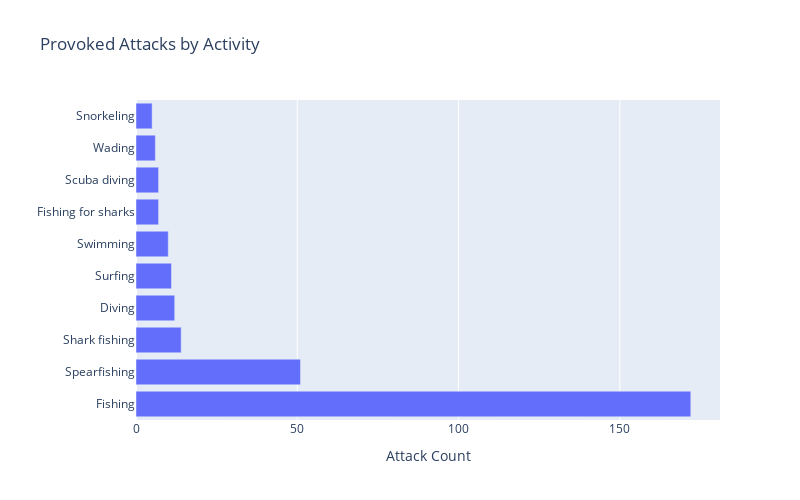

The notebook cell saved with this chart:
### Code cell
prov_activity = sha[sha.Type == 'Provoked'].groupby('Activity')['Activity'].count().sort_values(ascending=False)[:10]

fig = px.bar(prov_activity, x=prov_activity.values, y=prov_activity.index, orientation='h', labels={'index':'','x':'Attack Count'},
            title = 'Provoked Attacks by Activity')
fig.update_layout(height=500, width=800)
fig.show()

### Figure 1 — Plotly figure (JSON) as saved in the notebook; plotly's stock layout.template omitted (floating-point values rounded to 4 significant figures)
{"data": [{"alignmentgroup": "True", "hovertemplate": "Attack Count=%{x}<br>=%{y}<extra></extra>", "legendgroup": "", "marker": {"color": "#636efa", "pattern": {"shape": ""}}, "name": "", "offsetgroup": "", "orientation": "h", "showlegend": false, "textposition": "auto", "type": "bar", "x": [172, 51, 14, 12, 11, 10, 7, 7, 6, 5], "xaxis": "x", "y": ["Fishing", "Spearfishing", "Shark fishing", "Diving", "Surfing", "Swimming", "Fishing for sharks", "Scuba diving", "Wading", "Snorkeling"], "yaxis": "y"}], "layout": {"barmode": "relative", "height": 500, "legend": {"tracegroupgap": 0}, "title": {"text": "Provoked Attacks by Activity"}, "width": 800, "xaxis": {"anchor": "y", "domain": [0, 1], "title": {"text": "Attack Count"}}, "yaxis": {"anchor": "x", "domain": [0, 1], "title": {"text": ""}}}}
